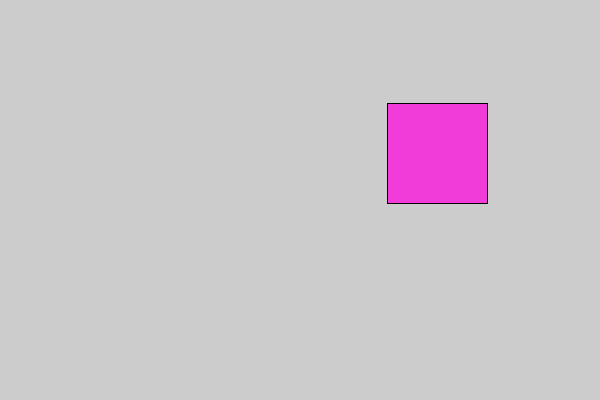
Frame 1 (no input)
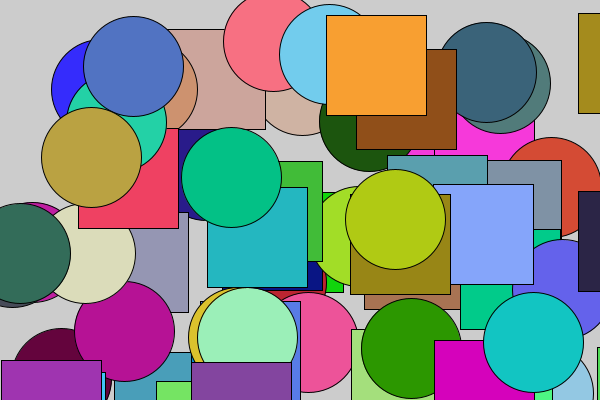
Frame 60 (the mouse pressed at the canvas centre just before this capture)
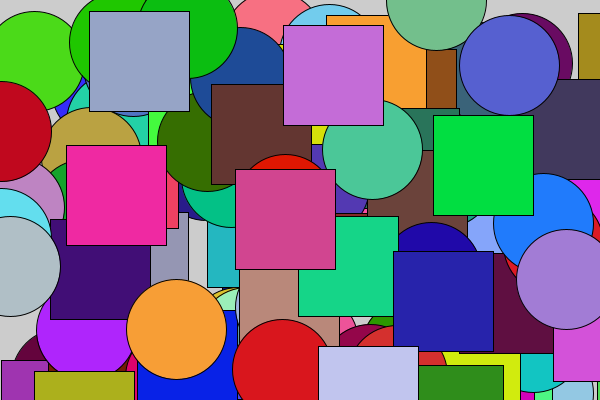
Frame 120 (the mouse held since frame 60 and released just before this capture)

The Processing sketch that drew these frames (run headless with seeded random() and noise(); from frame 60 on, the mouse is pressed at the canvas centre):

// Processing sketch: Uge2
// ── Uge2.pde
/* 
Opgaver

- Opgave 1
Ændre klassen Firkant således, at firkantens tilfældig x og y position generes i konstruktøren og ikke skal kaldes fra hovedprogrammet. 

Generate metoden er rykket over til Firkant klassen.

- Opgave 2
Tilføj en attribut farve, til klassen. Farven skal være tilfældig. Brug RGB farver. Hvis du ikke kan huske hvad komandoen hedder, kan slå det op i dokumentationen.

En attribut med navnet farve er blevet tilføjet i Firkant klassen, samt en initiering af farven med forskellige RGB farver 
og i drawFirkant funktionen er der blevet tilføjet en fill instruktion, som sætter farven af firkanten.

- Opgave 3
Tilføj en metode som kan tegne en cirkel i stedet for en firkant.

Funktionen drawCirkel i Firkant klassen, laver en cirkel i stedet for en firkant

- Opgave 4
Ændre hovedprogrammet klasse.pde så den skiftevis tegner en firkant og en cirkel.

En variabel som hedder tegnFirkant bruges til at regulere hvilken figur den skal tegne

- Opgave 5
Det er jo lidt dumt at have en klasse som hedder firkant, hvis den tegner en cirkel. Så lave en ny klasse så du deler firkant og cirkel hver for sig. Tilpas klasse.pde til dine nye klasser.

Lavet en ny klasse som hedder Cirkel med præcis de samme konstruktioner udover at drawFirkant er slettet, og lavet et cirkel 
objekt i hovedprogrammet

- Opgave 6
Udvid med en trekant og en rektangel.

- Opgave 7
- Opgave 8

*/

// initiering af variablen f
Firkant f;
Cirkel c;
boolean tegnFirkant = true; // For at regulere, hvilken der skal tegnes, hvis true bliver der tegnet en firkant, hvis false bliver der tegnet en cirkel

void setup() {
  size (600, 400);
}

void draw() {
  // initiering af objektet f
  f = new Firkant();
  c = new Cirkel();
  // kald metoden generate som laver en tilfældig x og y pos
  // f.generate(); -- Denne instruktion er slettet da den er rykket over til Firkant konstruktøren
  
  // tegner firkanten på canvas
  if(tegnFirkant){ // Tjekker hvilken der skal tegnes
  f.drawFirkant();
  tegnFirkant = false; // Sætter den til at tegne cirkel
  }
  else{
  c.drawCirkel();
  tegnFirkant = true; // Sætter den til at tegne firkant
  }
}

// ── Cirkel.pde
class Cirkel {
  // klassens attributter/ tilstand
  float x, y;
  color farve; // Farve attribut

  //konstroktøren
  Cirkel() {
  // Opgave 1. Når en ny firkant bliver lavet i hovedprogrammet, bliver denne funktion kaldt og her genereres nogle værdier
  generate();
  }

  // klassens metoder
  
  // find to tilfældige værdier inden for canvas størrelsen
  void generate() {
    this.x = random(600);
    this.y = random(400);
    this.farve = color(random(255),random(255),random(255)); // Finder farven
  }
  
  // Laver en cirkel i stedet for en firkant, men stadig med de samme attributer
  void drawCirkel() {
    fill(farve);
    circle(x,y, 100);
  }
}

// ── Firkant.pde
class Firkant {
  // klassens attributter/ tilstand
  float x, y;
  color farve; // Farve attribut

  //konstroktøren
  Firkant() {
  // Opgave 1. Når en ny firkant bliver lavet i hovedprogrammet, bliver denne funktion kaldt og her genereres nogle værdier
  generate();
  }

  // klassens metoder
  
  // find to tilfældige værdier inden for canvas størrelsen
  void generate() {
    this.x = random(600);
    this.y = random(400);
    this.farve = color(random(255),random(255),random(255)); // Finder farven
  }
  
  // tegn firkant på canvas
  void drawFirkant() {
    fill(farve); // Sætter farven
    square(x, y, 100);
  }
  
    // Laver en cirkel i stedet for en firkant, men stadig med de samme attributer
  void drawCirkel() {
    fill(farve);
    circle(x,y, 100);
  }
}

// ── Rektangler.pde
class Rektangler {
  // klassens attributter/ tilstand
  float x, y;
  float h,w;
  color farve; // Farve attribut

  //konstroktøren
  Rektangler() {
  // Opgave 1. Når en ny firkant bliver lavet i hovedprogrammet, bliver denne funktion kaldt og her genereres nogle værdier
  generate();
  }

  // klassens metoder
  
  // find to tilfældige værdier inden for canvas størrelsen
  void generate() {
    this.x = random(400);
    this.y = random(400);
    this.w = random(200);
    this.h = random(200);
    while(w==h) {
      this.h = random(200);
    }
    this.farve = color(random(256),random(256),random(256)); // Finder farven
  }
  
  // Laver en cirkel i stedet for en firkant, men stadig med de samme attributer
  void drawRektangler() {
    fill(farve);
    rect(x,y, w,h);
  }
}

// ── Trekant.pde
class Trekant {
  // klassens attributter/ tilstand
  float x, y;
  int h, g; // Attributer for trekantens højde og grundlinje
  color farve; // Farve attribut

  //konstroktøren
  Trekant() {
  // Opgave 1. Når en ny firkant bliver lavet i hovedprogrammet, bliver denne funktion kaldt og her genereres nogle værdier
  generate();
  }

  // klassens metoder
  
  // find to tilfældige værdier inden for canvas størrelsen
  void generate() {
    this.x = random(600);
    this.y = random(400);
    this.farve = color(random(255),random(255),random(255)); // Finder farven
  }
  
  // Laver en cirkel i stedet for en firkant, men stadig med de samme attributer
  void drawCirkel() {
    fill(farve);
    circle(x,y, 100);
  }
}
